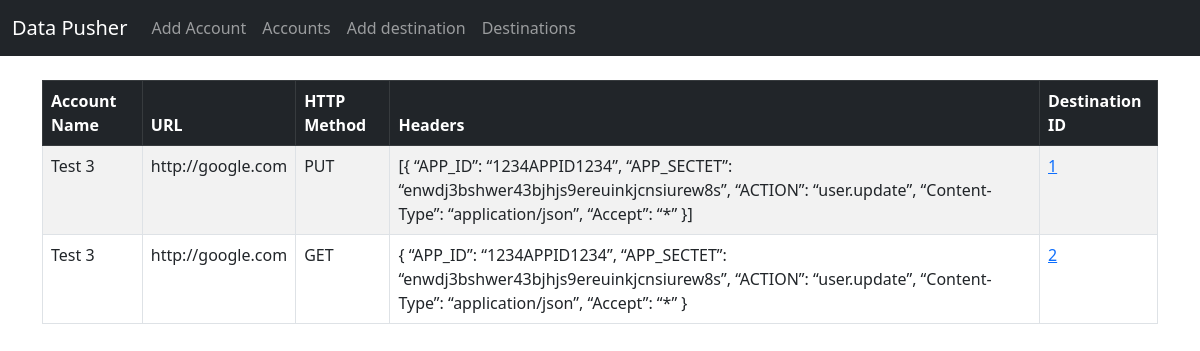
The page /destinations on the database as committed earlier.
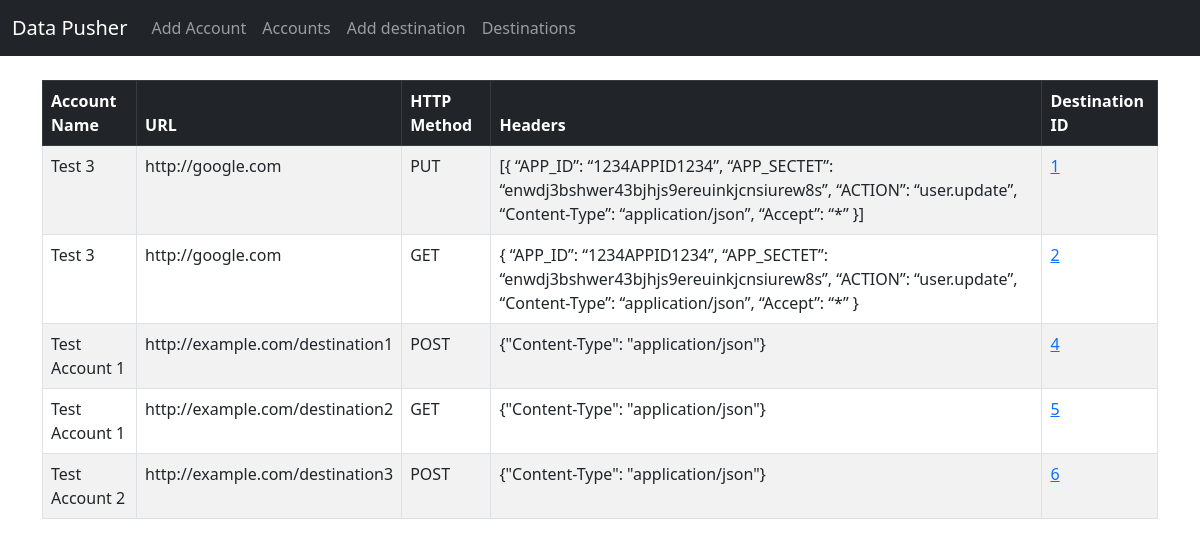
The same page on the database as committed later.
### core/models.py (models this page shows, shortened)
class Destination(models.Model):
    account = models.ForeignKey(Account, on_delete=models.CASCADE)
    url = models.URLField(blank=False)
    http_method = models.CharField(max_length=10, choices=[('GET', 'GET'), ('POST', 'POST'), ('PUT', 'PUT')])
    headers = models.JSONField(default=dict)

class Account(models.Model):
    email = models.EmailField(unique=True)
    account_id = models.AutoField(primary_key=True, unique=True)
    account_name = models.CharField(max_length=100)
    app_secret_token = models.CharField(max_length=100, unique=True, default=uuid.uuid4)
    website = models.URLField(blank=True)
    def __str__(self):
        return self.account_name

### core/views.py (the view)
# urls.py: path('destinations', views.destinations, name='destinations'),
def destinations(request):
	destination_list = Destination.objects.all()
	return render(request, 'destinations.html', {'destination_list': destination_list})

### core/templates/destinations.html
{% extends 'base.html' %}
{% block content %}
<table class="table table-striped table-hover table-bordered">
  <thead class="table-dark">
    <tr>
      <th scope="col">Account Name</th>
      <th scope="col">URL</th>
      <th scope="col">HTTP Method</th>
      <th scope="col">Headers</th>
      <th scope="col">Destination ID</th>
    </tr>
  </thead>
  <tbody>
{% if destination_list %}
	{% for destination in destination_list %}
		<tr>
			<td>{{ destination.account }}</td>
			<td>{{ destination.url }}</td>
			<td>{{ destination.http_method }}</td>
			<td>{{ destination.headers }}</td>
			<td><a href="{% url 'view_destination' destination.id %}">{{ destination.id }}</a></td>
		</tr>
	{% endfor %}
{% endif %}
	  </tbody>
	</table>
{% endblock %}

### core/templates/base.html (shortened to what this page needs)
<!doctype html>
<html lang="en">
  <head>
    <link href="https://cdn.jsdelivr.net/npm/bootstrap@5.3.0-alpha1/dist/css/bootstrap.min.css" rel="stylesheet">
  </head>
  <body>
    {% include 'navbar.html' %}
    <div class="container">
      <br/>
      {% block content %}
      {% endblock%}
    </div>
  </body>
</html>

### core/templates/navbar.html (shortened to what this page needs)
<nav class="navbar navbar-expand-lg navbar-dark bg-dark">
  <div class="container-fluid">
    <a class="navbar-brand" href="{% url 'accounts' %}">Data Pusher</a>
    <div class="collapse navbar-collapse" id="navbarSupportedContent">
      <ul class="navbar-nav me-auto mb-2 mb-lg-0">
        <li class="nav-item">
          <a class="nav-link" href="{% url 'add_account' %}">Add Account</a>
        </li>
        <li class="nav-item">
          <a class="nav-link" href="{% url 'accounts' %}">Accounts</a>
        </li>
        <li class="nav-item">
            <a class="nav-link" href="{% url 'add_destination' %}">Add destination</a>
          </li>
          <li class="nav-item">
            <a class="nav-link" href="{% url 'destinations' %}">Destinations</a>
          </li>
      </ul>
    </div>
  </div>
</nav>

Rows that differ between the two databases and show on the page:
added Destination: account "Test Account 1", url "http://example.com/destination1", http_method "POST", headers "{\"Content-Type\": \"application/json\"}", id "4"
added Destination: account "Test Account 1", url "http://example.com/destination2", http_method "GET", headers "{\"Content-Type\": \"application/json\"}", id "5"
added Destination: account "Test Account 2", url "http://example.com/destination3", http_method "POST", headers "{\"Content-Type\": \"application/json\"}", id "6"
